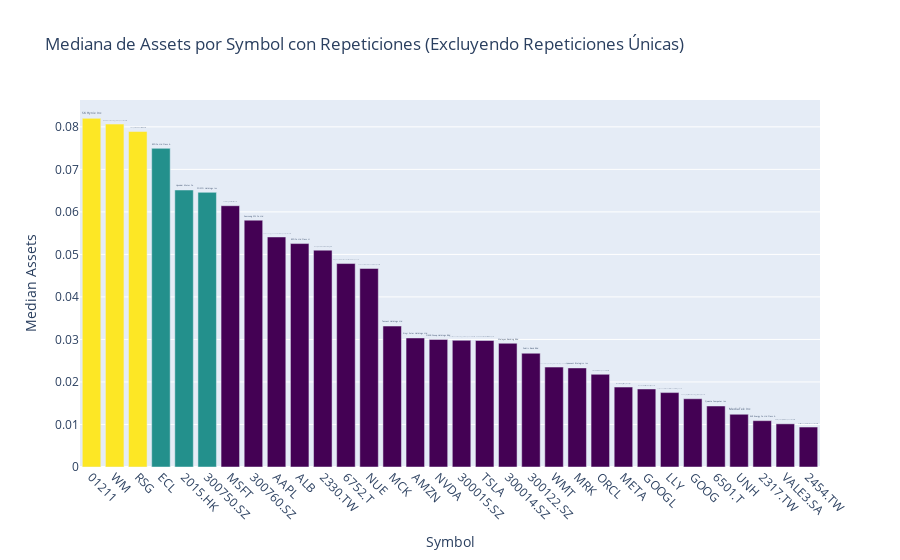

The code cell stored with this chart in its notebook:
### Code cell
### Portafolio de activos recurrentes ###
# Repeticiones
symbol_repetitions = df_activos_repiten['Symbol'].value_counts().reset_index()
symbol_repetitions.columns = ['Symbol', 'Repetitions']
# Filtrar
symbol_repetitions = symbol_repetitions[symbol_repetitions['Repetitions'] > 1]
# Mediana
median_assets_by_symbol = df_activos_repiten[df_activos_repiten['Symbol'].isin(symbol_repetitions['Symbol'])]
median_assets_by_symbol = median_assets_by_symbol.groupby('Symbol')['Assets'].median().reset_index()
median_assets_by_symbol.columns = ['Symbol', 'Median_Assets']
# Obtener el nombre
name_by_symbol = df_activos_repiten.groupby('Symbol')['Name'].first().reset_index()
# Ordenar resultado
median_assets_by_symbol = median_assets_by_symbol.sort_values(by='Median_Assets', ascending=False)
# Visualizar
fig = px.bar(median_assets_by_symbol, x='Symbol', y='Median_Assets', color=symbol_repetitions['Repetitions'],
             color_continuous_scale=px.colors.sequential.Viridis,
             labels={'Symbol': 'Symbol', 'Median_Assets': 'Median Assets', 'color': 'Repeticiones'},
             title='Mediana de Assets por Symbol con Repeticiones (Excluyendo Repeticiones Únicas)')
fig.update_xaxes(tickangle=45)
fig.update_traces(text=name_by_symbol['Name'], textposition='outside')
fig.update_layout(xaxis_title='Symbol', yaxis_title='Median Assets')
fig.update_layout(coloraxis_showscale=False)
fig.show()

### Figure 1 — Plotly figure (JSON) as saved in the notebook; plotly's stock layout.template omitted (floating-point values rounded to 4 significant figures; data arrays with more than 128 entries replaced by an {"elided": "..."} marker saying what was removed)
{"data": [{"alignmentgroup": "True", "hovertemplate": "Symbol=%{x}<br>Median Assets=%{y}<br>Repeticiones=%{marker.color}<extra></extra>", "legendgroup": "", "marker": {"color": [4, 4, 4, 3, 3, 3, 2, 2, 2, 2, 2, 2, 2, 2, 2, 2, 2, 2, 2, 2, 2, 2, 2, 2, 2, 2, 2, 2, 2, 2, 2, 2], "coloraxis": "coloraxis", "pattern": {"shape": ""}}, "name": "", "offsetgroup": "", "orientation": "v", "showlegend": false, "text": {"elided": "199 str values"}, "textposition": "outside", "type": "bar", "x": ["01211", "WM", "RSG", "ECL", "2015.HK", "300750.SZ", "MSFT", "300760.SZ", "AAPL", "ALB", "2330.TW", "6752.T", "NUE", "MCK", "AMZN", "NVDA", "300015.SZ", "TSLA", "300014.SZ", "300122.SZ", "WMT", "MRK", "ORCL", "META", "GOOGL", "LLY", "GOOG", "6501.T", "UNH", "2317.TW", "VALE3.SA", "2454.TW"], "xaxis": "x", "y": [0.082, 0.08065, 0.0789, 0.07495, 0.06515, 0.0646, 0.06145, 0.05805, 0.0541, 0.05255, 0.051, 0.04785, 0.0467, 0.03315, 0.03035, 0.03, 0.0298, 0.02975, 0.0291, 0.02675, 0.0235, 0.0233, 0.0218, 0.0188, 0.01835, 0.0175, 0.01605, 0.01435, 0.0124, 0.0109, 0.01015, 0.0094], "yaxis": "y"}], "layout": {"barmode": "relative", "coloraxis": {"colorbar": {"title": {"text": "Repeticiones"}}, "colorscale": [[0, "#440154"], [0.1111, "#482878"], [0.2222, "#3e4989"], [0.3333, "#31688e"], [0.4444, "#26828e"], [0.5556, "#1f9e89"], [0.6667, "#35b779"], [0.7778, "#6ece58"], [0.8889, "#b5de2b"], [1, "#fde725"]], "showscale": false}, "legend": {"tracegroupgap": 0}, "title": {"text": "Mediana de Assets por Symbol con Repeticiones (Excluyendo Repeticiones Únicas)"}, "xaxis": {"anchor": "y", "domain": [0, 1], "tickangle": 45, "title": {"text": "Symbol"}}, "yaxis": {"anchor": "x", "domain": [0, 1], "title": {"text": "Median Assets"}}}}
